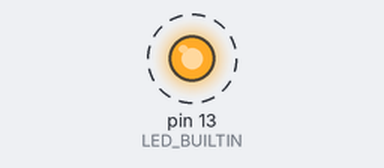
Bench run of a sketch on a simulated Arduino Uno, built with avr-gcc and run on an emulated ATmega328P. On the bench: output pins drawn as LEDs (lit = HIGH). Dashed ring = blinking. What the sketch prints to the serial monitor is not drawn.

Above: at 1.0 s.
Timing chart, 0 to 4.6 s (numbered marks = the images above):
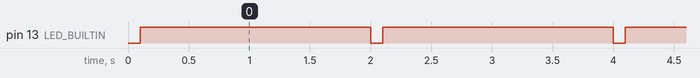

Measured:
- by itself, pin 13 (LED_BUILTIN): alternates HIGH for 1.9 s and LOW for 0.10 s

The sketch:

blink_and_print_hello_world_on_serial_monitor.ino
```cpp
void setup() {
  // put your setup code here, to run once:
  pinMode(LED_BUILTIN, OUTPUT);
  Serial.begin(115200);
}

void loop() {
  // put your main code here, to run repeatedly:
  Serial.println("HELLO WORLD\n");
  digitalWrite(LED_BUILTIN, LOW);    // turn the LED off by making the voltage LOW
  delay(100);                       // wait for a second
  digitalWrite(LED_BUILTIN, HIGH);   // turn the LED on (HIGH is the voltage level)
  delay(1900);
}
```
